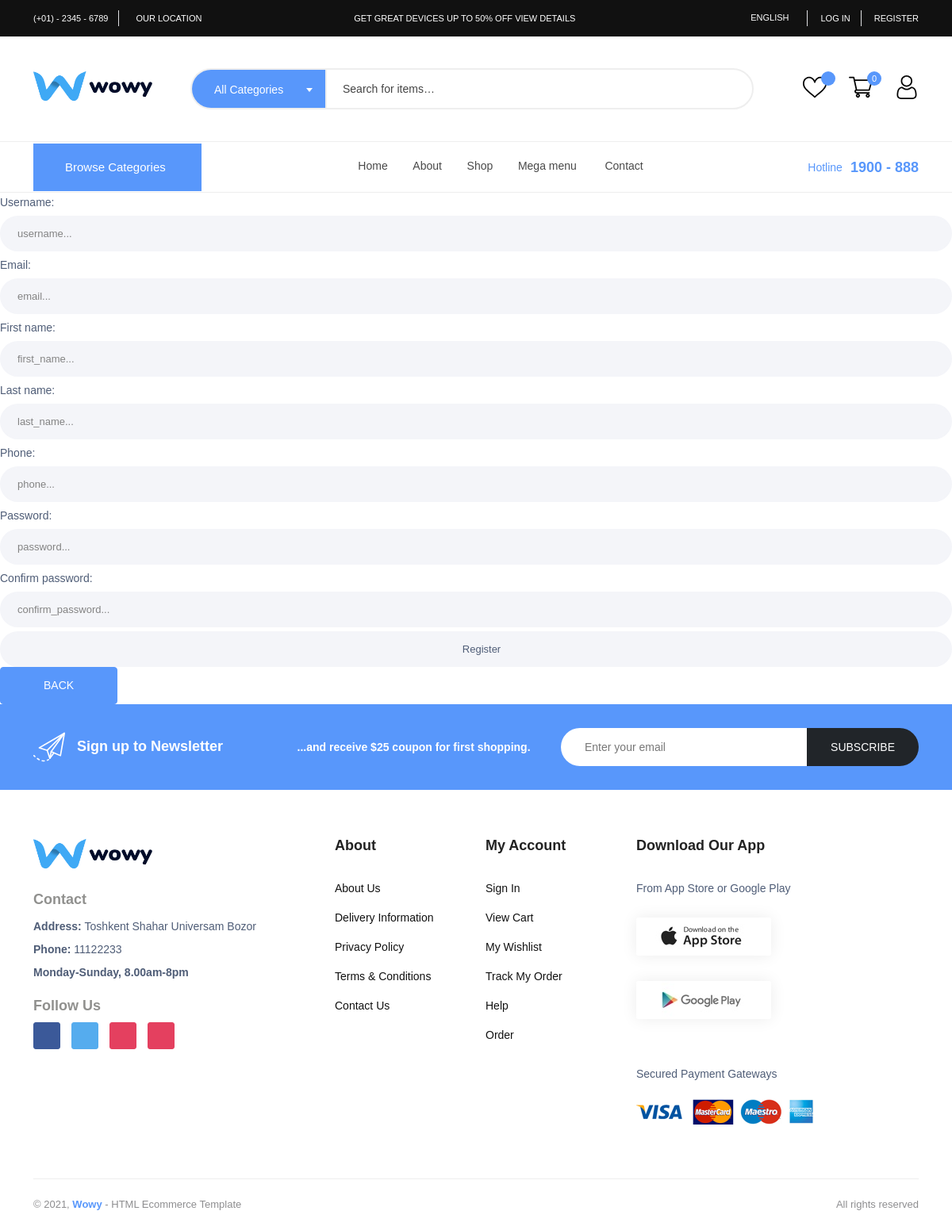
Page /accounts/register/ on the committed database.
### apps/products/models.py (models this page shows, shortened)
class About(BaseModel):
    address = models.CharField(max_length=250)
    phone = models.CharField(max_length=20)
    work_hours = models.CharField(max_length=50)
    facebook = models.CharField(max_length=50)
    instagram = models.CharField(max_length=250)
    youtube = models.CharField(max_length=350)
    twitter = models.CharField(max_length=250)
    instagram = models.CharField(max_length=250)

### apps/accounts/views.py (the view, shortened to what this page needs)
# urls.py: path('register/', UserRegisterView.as_view(), name='register' ),
class UserRegisterView(View):
    form_class = RegisterUserForm
    def get(self, request):
        form = self.form_class()
        context={
            "form":form
        }
        return render(request, 'accounts/register.html', context)

### apps/accounts/forms.py (shortened to what this page needs)
class RegisterUserForm(forms.ModelForm):
    username = forms.CharField(widget=TextInput(attrs={'placeholder':'username...'}), required=True)
    email = forms.CharField(widget=TextInput(attrs={'placeholder':'email...'}), required=True)
    first_name = forms.CharField(widget=TextInput(attrs={'placeholder':'first_name...'}), required=True)
    last_name = forms.CharField(widget=TextInput(attrs={'placeholder':'last_name...'}), required=True)
    phone = forms.CharField(widget=TextInput(attrs={'placeholder':'phone...'}), required=True)
    password = forms.CharField(widget=PasswordInput(attrs={'placeholder':'password...'}), required=True)
    confirm_password = forms.CharField(widget=TextInput(attrs={'placeholder':'confirm_password...'}), required=True)
    class Meta:
        model = User
        fields = ('username', 'email', 'first_name', 'last_name', 'phone')

### apps/products/context_processor.py (called while the page is built)
def category_context(request):
    first_about = About.objects.first()
    categories = Category.objects.all().filter(is_active=True, parent=None)
    mega_menu = categories[:3]
    brands= Brand.objects.order_by('?')[:6]
    new_products = Product.objects.filter(is_active=True, status="New" )[:3]
    last_ctgs=Category.objects.all().filter(is_active=True, children__isnull=True)
    sevimlilar = 0
    cards = 0
    if request.user.is_authenticated:
        sevimlilar = request.user.sevimlilar.all().count()
        cards = request.user.orders.all().filter(status=False).count()
    context={
        'categories':categories,
        'first_about':first_about,
        'new_products':new_products,
        'mega_menu':mega_menu,
        'last_ctgs':last_ctgs,
        'sevimlilar':sevimlilar,
        'cards':cards,
        'brands':brands
    }
    return context

### templates/accounts/register.html (shortened to what this page needs)
{% extends 'base.html' %}
{% load static %}
{% block content %}
    <form method='POST'>
    {{ form.as_p }}
    <input type='submit' value='Register'>
    <a href="{% url 'home' %}">  <button type="button" class="btn btn-info">Back</button> </a>
    </form >
{% endblock content %}

### templates/base.html (shortened to what this page needs)
<!DOCTYPE html>
{% load static %}
<html class="no-js' %}" lang="en">
<head>
    <link rel="stylesheet" href="{% static 'assets/css/main.css' %}">
</head>
<body>
    <header class="header-area header-style-4 header-height-2">
        <div class="header-top header-top-ptb-1 d-none d-lg-block">
            <div class="container">
                <div class="row align-items-center">
                    <div class="col-xl-3 col-lg-4">
                        <div class="header-info">
                            <ul>
                                <li><a href="#">(+01) - 2345 - 6789</a></li>
                                <li><a target="_blank" href="page-location.html">Our location</a></li>
                            </ul>
                        </div>
                    </div>
                    <div class="col-xl-6 col-lg-4">
                        <div class="text-center">
                            <div id="news-flash" class="d-inline-block">
                                <ul>
                                    <li> Get great devices up to 50% off <a class="active" href="shop-grid-right.html">View details</a></li>
                                </ul>
                            </div>
                        </div>
                    </div>
                    <div class="col-xl-3 col-lg-4">
                        <div class="header-info header-info-right">
                            <ul>
                                <li>
                                    <a class="language-dropdown-active" href="#">  English </a>
                                </li>
                                {% if user.is_authenticated %}
                                <li><a href="{% url 'accounts:logout' %}">Log out</a></li>
                                <li><a href="{% url 'accounts:update' %}">Update</a></li>
                                {% else %}
                                <li><a href="{% url 'accounts:login' %}">Log in</a></li>
                                <li><a href="{% url 'accounts:register' %}">Register</a></li>
                                {% endif %}
                            </ul>
                        </div>
                    </div>
                </div>
            </div>
        </div>
        <div class="header-middle header-middle-ptb-1 d-none d-lg-block">
            <div class="container">
                <div class="header-wrap header-space-between">
                    <div class="logo logo-width-1">
                        <a href="{% url 'home' %}"><img src="{% static 'assets/imgs/theme/logo-default.png' %}" alt="logo"></a>
                    </div>
                    <div class="search-style-2">
                        <form action="{% url 'shop' %}" method='GET'>
                            <input type="text" name ='search' placeholder="Search for items…">
                            <button type="submit">  </button>
                        </form>
                    </div>
                    <div class="header-action-right">
                        <div class="header-action-2">
                            <div class="header-action-icon-2">
                                <a href="{% url 'favorite' %}">
                                    <img class="svgInject" alt="wowy" src="{% static 'assets/imgs/theme/icons/icon-heart.svg' %}">
                                    <span class="pro-count blue">{{ sevimlilar.count }}</span>
                                </a>
                            </div>
                            <div class="header-action-icon-2">
                                <a class="mini-cart-icon" href="{% url 'shop_cart' %}">
                                    <img alt="wowy" src="{% static 'assets/imgs/theme/icons/icon-cart.svg' %}">
                                    <span class="pro-count blue">{{cards}}</span>
                                </a>
                            </div>
                            <div class="header-action-icon-2">
                                <a href="{% url 'accounts:' %}">
                                    <img alt="wowy" src="{% static 'assets/imgs/theme/icons/icon-user.svg' %}">
                                </a>
                            </div>
                        </div>
                    </div>
                </div>
            </div>
        </div>
        <div class="header-bottom header-bottom-bg-color sticky-bar gray-bg sticky-blue-bg">
            <div class="container">
                <div class="header-wrap header-space-between position-relative">
                    <div class="main-categori-wrap d-none d-lg-block">
                        <a class="categori-button-active" href="#">
                             Browse Categories
                        </a>
                    </div>
                    <div class="main-menu main-menu-padding-1 main-menu-lh-2 d-none d-lg-block main-menu-light-white hover-boder hover-boder-white">
                        <nav>
                            <ul>
                                <li><a class="active" href="/">Home </a>
                                </li>
                                <li>
                                    <a href="/">About</a>
                                </li>
                                <li><a href="{% url 'shop' %}">Shop </a> </li>
                                <li class="position-static"><a href="#">Mega menu </a>
                                </li>
                                <li>
                                    <a href="{% url 'contact' %}">Contact</a>
                                </li>
                            </ul>
                        </nav>
                    </div>
                    <div class="hotline d-none d-lg-block">
                        <p><span>Hotline</span> 1900 - 888 </p>
                    </div>
                </div>
            </div>
        </div>
    </header>
    {% block content %}
    {% endblock content %}
    <footer class="main">
        <section class="newsletter bg-brand p-30 text-white wow fadeIn animated">
            <div class="container">
                <div class="row align-items-center">
                    <div class="col-lg-7 mb-md-3 mb-lg-0">
                        <div class="row align-items-center">
                            <div class="col flex-horizontal-center">
                                <img class="icon-email" src="{% static 'assets/imgs/theme/icons/icon-email.svg' %}" alt="">
                                <h4 class="font-size-20 mb-0 ml-3">Sign up to Newsletter</h4>
                            </div>
                            <div class="col my-4 my-md-0">
                                <h5 class="font-size-15 ml-4 mb-0">...and receive <strong>$25 coupon for first shopping.</strong></h5>
                            </div>
                        </div>
                    </div>
                    <div class="col-lg-5">
                        <form class="form-subcriber d-flex wow fadeIn animated">
                            <input type="email" class="form-control bg-white font-small" placeholder="Enter your email">
                            <button class="btn bg-dark text-white" type="submit">Subscribe</button>
                        </form>
                    </div>
                </div>
            </div>
        </section>
        <section class="section-padding-60">
            <div class="container">
                <div class="row">
                    <div class="col-lg-4 col-md-6">
                        <div class="widget-about font-md mb-md-5 mb-lg-0">
                            <div class="logo logo-width-1 wow fadeIn animated">
                                <a href="index.html"><img src="{% static 'assets/imgs/theme/logo-default.png' %}" alt="logo"></a>
                            </div>
                            <h4 class="mt-20 mb-10 fw-600 text-grey-4 wow fadeIn animated">Contact</h4>
                            <p class="wow fadeIn animated">
                                <strong>Address: </strong>{{ first_about.address }}
                            </p>
                            <p class="wow fadeIn animated">
                                <strong>Phone: </strong>{{ first_about.phone }}
                            </p>
                            <p class="wow fadeIn animated">
                                <strong>{{ first_about.work_hours }} </strong>
                            </p>
                            <h4 class="mb-10 mt-20 fw-600 text-grey-4 wow fadeIn animated">Follow Us</h4>
                            <div class="mobile-social-icon wow fadeIn animated mb-sm-5 mb-md-0">
                                <a class="facebook" href="{{ first_about.facebook }}"></a>
                                <a class="twitter" href="{{ first_about.twitter }}"></a>
                                <a class="instagram" href="{{ first_about.youtube }}"></a>
                                <a class="instagram" href="{{ first_about.instagram }}"></a>
                            </div>
                        </div>
                    </div>
                    <div class="col-lg-2 col-md-3">
                        <h5 class="widget-title mb-30 wow fadeIn animated">About</h5>
                        <ul class="footer-list wow fadeIn animated mb-sm-5 mb-md-0">
                            <li><a href="#">About Us</a></li>
                            <li><a href="#">Delivery Information</a></li>
                            <li><a href="#">Privacy Policy</a></li>
                            <li><a href="#">Terms &amp; Conditions</a></li>
                            <li><a href="#">Contact Us</a></li>
                        </ul>
                    </div>
                    <div class="col-lg-2  col-md-3">
                        <h5 class="widget-title mb-30 wow fadeIn animated">My Account</h5>
                        <ul class="footer-list wow fadeIn animated">
                            <li><a href="#">Sign In</a></li>
                            <li><a href="#">View Cart</a></li>
                            <li><a href="{% url 'favorite' %}">My Wishlist</a></li>
                            <li><a href="#">Track My Order</a></li>
                            <li><a href="#">Help</a></li>
                            <li><a href="#">Order</a></li>
                        </ul>
                    </div>
                    <div class="col-lg-4">
                        <h5 class="widget-title mb-30 wow fadeIn animated">Download Our App</h5>
                        <div class="row">
                            <div class="col-md-8 col-lg-12">
                                <p class="wow fadeIn animated">From App Store or Google Play</p>
                                <div class="download-app wow fadeIn animated">
                                    <a href="#" class="hover-up mb-sm-4"><img src="{% static 'assets/imgs/theme/app-store.jpg' %}" alt=""></a>
                                    <a href="#" class="hover-up"><img src="{% static 'assets/imgs/theme/google-play.jpg' %}" alt=""></a>
                                </div>
                            </div>
                            <div class="col-md-4 col-lg-12">
                                <p class="mb-20 wow fadeIn animated mt-md-3">Secured Payment Gateways</p>
                                <img class="wow fadeIn animated" src="{% static 'assets/imgs/theme/payment-method.png' %}" alt="">
                            </div>
                        </div>
                    </div>
                </div>
            </div>
        </section>
        <div class="container pb-20 wow fadeIn animated">
            <div class="row">
                <div class="col-12 mb-20">
                    <div class="footer-bottom"></div>
                </div>
                <div class="col-lg-6">
                    <p class="float-md-left font-sm text-muted mb-0">&copy; 2021, <strong class="text-brand">Wowy</strong> - HTML Ecommerce Template </p>
                </div>
                <div class="col-lg-6">
                    <p class="text-lg-end text-start font-sm text-muted mb-0">
                         All rights reserved
                    </p>
                </div>
            </div>
        </div>
    </footer>
</body>
</html>

### rows in the picture
About: address "Toshkent Shahar Universam Bozor", phone "11122233", work_hours "Monday-Sunday, 8.00am-8pm"

### other values in the picture
{{ cards }} "0"
